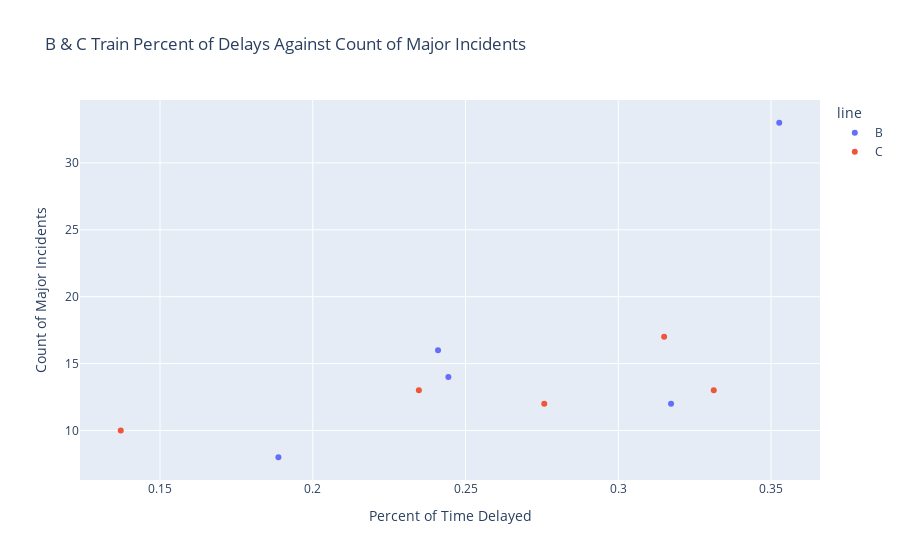

The notebook cell this image was saved under:
### Code cell
bc_train_incidents_delays_graph

### Figure 1 — Plotly figure (JSON) as saved in the notebook; plotly's stock layout.template omitted (floating-point values rounded to 4 significant figures)
{"data": [{"hovertemplate": "line=B<br>Percent of Time Delayed=%{x}<br>Count of Major Incidents=%{y}<extra></extra>", "legendgroup": "B", "marker": {"color": "#636efa", "symbol": "circle"}, "mode": "markers", "name": "B", "orientation": "v", "showlegend": true, "type": "scatter", "x": [0.1888, 0.2444, 0.3173, 0.241, 0.3527], "xaxis": "x", "y": [8, 14, 12, 16, 33], "yaxis": "y"}, {"hovertemplate": "line=C<br>Percent of Time Delayed=%{x}<br>Count of Major Incidents=%{y}<extra></extra>", "legendgroup": "C", "marker": {"color": "#EF553B", "symbol": "circle"}, "mode": "markers", "name": "C", "orientation": "v", "showlegend": true, "type": "scatter", "x": [0.1371, 0.2347, 0.3313, 0.2758, 0.315], "xaxis": "x", "y": [10, 13, 13, 12, 17], "yaxis": "y"}], "layout": {"autosize": true, "legend": {"title": {"text": "line"}, "tracegroupgap": 0}, "title": {"text": "B & C Train Percent of Delays Against Count of Major Incidents"}, "xaxis": {"anchor": "y", "autorange": true, "domain": [0, 1], "range": [0.1244, 0.3655], "title": {"text": "Percent of Time Delayed"}, "type": "linear"}, "yaxis": {"anchor": "x", "autorange": true, "domain": [0, 1], "range": [5.937, 35.06], "title": {"text": "Count of Major Incidents"}, "type": "linear"}}}
